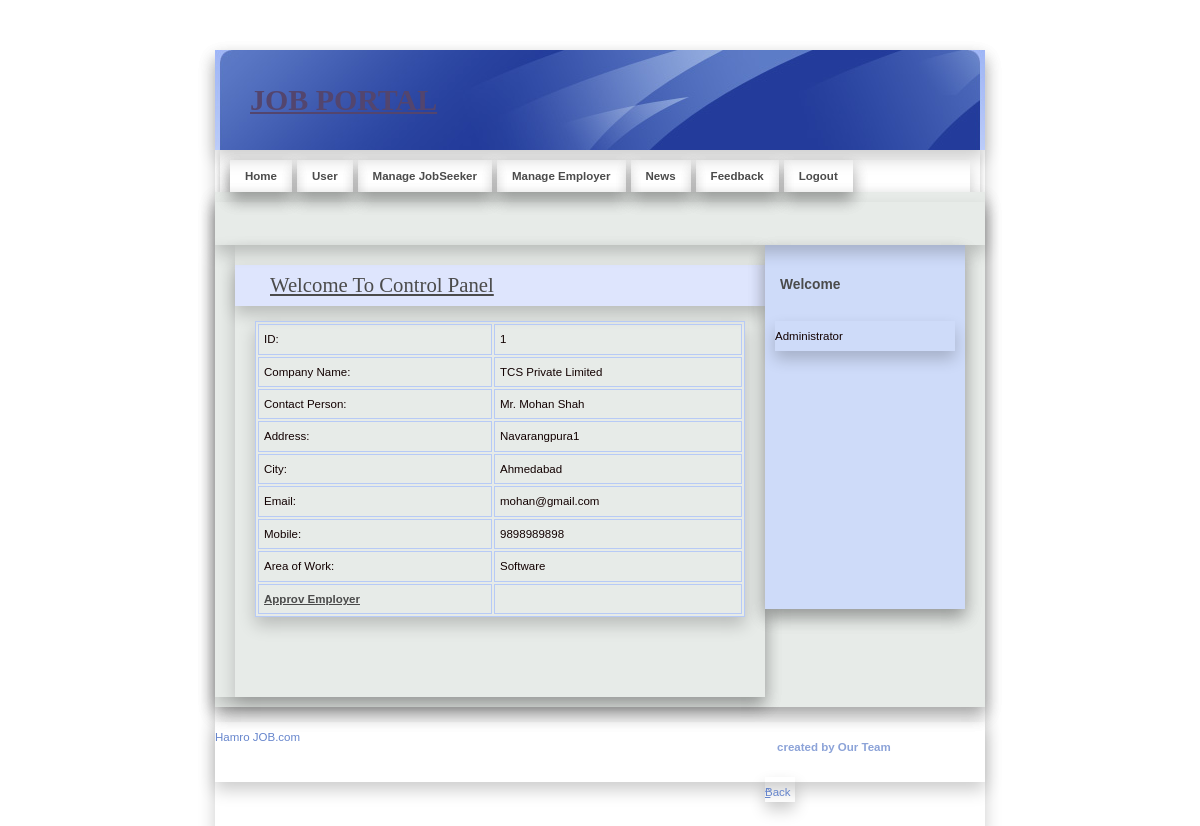
The page /Admin/Admin/DetailEmp.php?EmpId=1 on the database its author committed.
### tables this page shows
CREATE TABLE `employer_reg` (
  `EmployerId` int(11) NOT NULL,
  `CompanyName` varchar(20) NOT NULL,
  `ContactPerson` varchar(20) NOT NULL,
  `Address` varchar(100) NOT NULL,
  `City` varchar(20) NOT NULL,
  `Email` varchar(40) NOT NULL,
  `Mobile` bigint(20) NOT NULL,
  `Area_Work` varchar(40) NOT NULL,
  `Status` varchar(10) NOT NULL,
  `UserName` varchar(20) NOT NULL,
  `Password` varchar(20) NOT NULL,
  `Question` varchar(100) NOT NULL,
  `Answer` varchar(50) NOT NULL
);

### Admin/Admin/DetailEmp.php (the view, shortened to what this page needs)
<!DOCTYPE html PUBLIC "-//W3C//DTD XHTML 1.0 Strict//EN" "http://www.w3.org/TR/xhtml1/DTD/xhtml1-strict.dtd">
<html xmlns="http://www.w3.org/1999/xhtml" xml:lang="cs" lang="cs">
<head>
    <link rel="stylesheet" media="screen,projection" type="text/css" href="./css/main.css" />
    <link rel="stylesheet" media="print" type="text/css" href="./css/print.css" />
    <link rel="stylesheet" media="aural" type="text/css" href="./css/aural.css" />
</head>
<body id="www-url-cz">
<div id="main" class="box">
<?php
include "Header.php"
?>
<?php
include "menu.php"
?>
    <div id="page" class="box">
    <div id="page-in" class="box">
        <div id="strip" class="box noprint">
            <p id="breadcrumbs">&nbsp;</p>
        </div>
        <div id="content">
            <div class="article">
              <h2><span><a href="#">Welcome To Control Panel</a></span></h2>
               <?php
$ID=$_GET['EmpId'];
$con = mysqli_connect("localhost","root","","job");
$sql = "select * from Employer_Reg where EmployerId ='".$ID."'  ";
$result = mysqli_query($con,$sql);
$row = mysqli_fetch_array($result)
?>
                <table width="100%" border="1" cellspacing="2" cellpadding="2">
                  <tr>
                    <td>ID:</td>
                    <td><?php echo $row['EmployerId'];?></td>
                  </tr>
                  <tr>
                    <td>Company Name:</td>
                    <td><?php echo $row['CompanyName'];?></td>
                  </tr>
                  <tr>
                    <td>Contact Person:</td>
                    <td><?php echo $row['ContactPerson'];?></td>
                  </tr>
                  <tr>
                    <td>Address:</td>
                    <td><?php echo $row['Address'];?></td>
                  </tr>
                  <tr>
                    <td>City:</td>
                    <td><?php echo $row['City'];?></td>
                  </tr>
                  <tr>
                    <td>Email:</td>
                    <td><?php echo $row['Email'];?></td>
                  </tr>
                  <tr>
                    <td>Mobile:</td>
                    <td><?php echo $row['Mobile'];?></td>
                  </tr>
                  <tr>
                    <td>Area of Work:</td>
                    <td><?php echo $row['Area_Work'];?></td>
                  </tr>
                  <tr>
                    <td><strong><a href="ApprovEmp.php?EmpId=<?php echo $row['EmployerId'];?>">Approv Employer</a></strong></td>
                    <td>&nbsp;</td>
                  </tr>
                </table>
              <p class="btn-more box noprint">&nbsp;</p>
          </div>
        </div>
<?php
include "right.php"
?>
    </div>
    </div>
<?php
include "footer.php"
?>
</div>
</body>
</html>

### css/main.css (style rules this page uses)
* { min-height:1px; }
body { border:0; margin:0; padding:0; background: #ffffff; font:72%/160% "verdana",sans-serif; color:#120101; _text-align:center; }
a { color:#4b4b4b; }
p { border:0; margin:15px 0; padding:0; line-height:30px; }
div { display:block; border:0; margin:0; padding:0; box-shadow: 0 8px 16px 0 rgba(0,0,0,0.2); }
h1, h2, h3, h4, h5 { border:0; margin:15px 0 10px 0; padding:0; font-weight:bold; }
h2 { font-size:180%; line-height:100%; font-family:"georgia",serif; font-weight:normal; }
table { display:table; margin:15px 0; padding:0; border:1px solid #B7CAF6; font-size:100%; box-shadow: 0 8px 16px 0 rgba(0,0,0,0.2); }
tr { display:table-row; }
th, td { display: table-cell; border:1px solid #B7CAF6; margin:0; padding:5px; vertical-align:top; text-align:left; }
a, img, span { border:0; margin:0; padding:0; }
strong, .strong { font-weight:bold; }
.box { min-height:1px; _height:1px; }
.box:after { content:"."; display:block; line-height:0px; font-size:0px; visibility:hidden; clear:both; }
#main { width:770px; margin:50px auto 0 auto; _text-align:left; box-shadow: 0 8px 16px 0 rgba(0,0,0,0.2); }
#page { width:770px; min-height:1px; background:#e7ebe8; _height:1px; box-shadow: 0 8px 16px 0 rgba(0,0,0,0.2); }
#page-in { min-height:1px; padding:10px 0; _height:1px; box-shadow: 0 8px 16px 0 rgba(0,0,0,0.2); }
#strip { position:relative; clear:both; padding:3px 20px 10px 20px; color:#7a807c; }
#strip p { margin:0; }
#strip #breadcrumbs { width:520px; margin:0; padding:0; }
#content { float:left; width:530px; _width:550px; margin:0; padding:0 0 0 20px; }
#content .article { clear:both; margin:0; padding:20px; }
#content .article h2 { margin:0 -20px; padding:10px; background:#DEE5FD ; color:#93a6cd; box-shadow: 0 8px 16px 0 rgba(0,0,0,0.2); }
#content .article h2 span { padding-left:25px; }
#content .article p { text-align:justify; }
#content .btn-more { margin:0 0 15px 0; padding:0; border:0; position:relative; }

### Admin/Admin/css/print.css (style rules this page uses)
body { border:0; margin:0; padding:0; font-size:12pt }
a { color:#000; text-decoration:none; }
h1, h2, h3 { page-break-after:avoid; page-break-inside:avoid; }
table { border-collapse: collapse; border-width:1px; border-style:solid; }
th, td { display:table-cell; border-width:1px; border-style:solid; }
.noprint { display:none; }

### Admin/Admin/css/aural.css (style rules this page uses)
body { voice-family:paul,male; volume:loud; speech-rate:slow; richness:90; stress:20; }
h1, h2, h3, h4, h5 { cue-before:url("ping.au"); }
p, table { pause:50ms; }
strong { pitch:medium; pitch-range:60; stress:90; richness:90; }

### rows shown on the page
employer_reg: EmployerId "1", CompanyName "TCS Private Limited", ContactPerson "Mr. Mohan Shah", Address "Navarangpura1", City "Ahmedabad", Email "mohan@gmail.com", Mobile "9898989898", Area_Work "Software"
